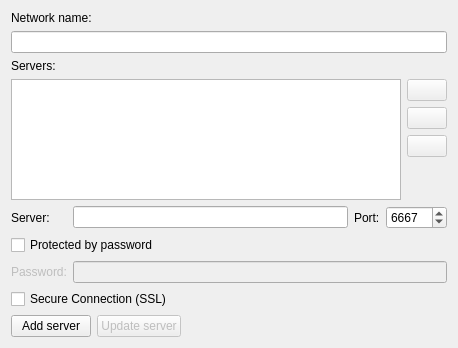
<?xml version="1.0" encoding="UTF-8"?>
<ui version="4.0">
 <class>AddAccountForm</class>
 <widget class="QWidget" name="AddAccountForm">
  <property name="geometry">
   <rect>
    <x>0</x>
    <y>0</y>
    <width>458</width>
    <height>348</height>
   </rect>
  </property>
  <property name="windowTitle">
   <string>AddAccountForm</string>
  </property>
  <layout class="QGridLayout" name="scrollAreaGridLayout">
   <property name="horizontalSpacing">
    <number>0</number>
   </property>
   <property name="margin">
    <number>0</number>
   </property>
   <item row="0" column="0">
    <widget class="QScrollArea" name="scrollArea">
     <property name="frameShape">
      <enum>QFrame::NoFrame</enum>
     </property>
     <property name="widgetResizable">
      <bool>true</bool>
     </property>
     <widget class="QWidget" name="scrollAreaWidgetContents">
      <property name="geometry">
       <rect>
        <x>0</x>
        <y>0</y>
        <width>458</width>
        <height>348</height>
       </rect>
      </property>
      <layout class="QGridLayout" name="gridLayout_3">
       <item row="0" column="0">
        <widget class="QLabel" name="label">
         <property name="text">
          <string>Network name:</string>
         </property>
        </widget>
       </item>
       <item row="1" column="0">
        <widget class="QLineEdit" name="networkEdit"/>
       </item>
       <item row="2" column="0">
        <widget class="QLabel" name="label_3">
         <property name="text">
          <string>Servers:</string>
         </property>
        </widget>
       </item>
       <item row="7" column="0">
        <layout class="QHBoxLayout" name="horizontalLayout">
         <item>
          <widget class="QPushButton" name="addServerButton">
           <property name="text">
            <string>Add server</string>
           </property>
          </widget>
         </item>
         <item>
          <widget class="QPushButton" name="updateServerButton">
           <property name="enabled">
            <bool>false</bool>
           </property>
           <property name="text">
            <string>Update server</string>
           </property>
          </widget>
         </item>
         <item>
          <spacer name="horizontalSpacer">
           <property name="orientation">
            <enum>Qt::Horizontal</enum>
           </property>
           <property name="sizeHint" stdset="0">
            <size>
             <width>40</width>
             <height>20</height>
            </size>
           </property>
          </spacer>
         </item>
        </layout>
       </item>
       <item row="6" column="0">
        <layout class="QGridLayout" name="gridLayout_2">
         <item row="2" column="0">
          <widget class="QLabel" name="passwordLabel">
           <property name="enabled">
            <bool>false</bool>
           </property>
           <property name="text">
            <string>Password:</string>
           </property>
          </widget>
         </item>
         <item row="2" column="1" colspan="3">
          <widget class="QLineEdit" name="passwordEdit">
           <property name="enabled">
            <bool>false</bool>
           </property>
           <property name="echoMode">
            <enum>QLineEdit::Password</enum>
           </property>
          </widget>
         </item>
         <item row="0" column="3">
          <widget class="QSpinBox" name="portBox">
           <property name="minimum">
            <number>1</number>
           </property>
           <property name="maximum">
            <number>65535</number>
           </property>
           <property name="value">
            <number>6667</number>
           </property>
          </widget>
         </item>
         <item row="0" column="2">
          <widget class="QLabel" name="label_5">
           <property name="text">
            <string>Port:</string>
           </property>
          </widget>
         </item>
         <item row="0" column="1">
          <widget class="QLineEdit" name="serverEdit"/>
         </item>
         <item row="0" column="0">
          <widget class="QLabel" name="label_2">
           <property name="text">
            <string>Server:</string>
           </property>
          </widget>
         </item>
         <item row="1" column="0" colspan="4">
          <widget class="QCheckBox" name="protectedByPasswordBox">
           <property name="text">
            <string>Protected by password</string>
           </property>
          </widget>
         </item>
         <item row="3" column="0" colspan="4">
          <widget class="QCheckBox" name="sslBox">
           <property name="text">
            <string>Secure Connection (SSL)</string>
           </property>
          </widget>
         </item>
        </layout>
       </item>
       <item row="3" column="0">
        <layout class="QGridLayout" name="gridLayout">
         <item row="1" column="2">
          <widget class="QPushButton" name="moveUpServerButton">
           <property name="enabled">
            <bool>false</bool>
           </property>
           <property name="text">
            <string/>
           </property>
          </widget>
         </item>
         <item row="0" column="2">
          <widget class="QPushButton" name="removeServerButton">
           <property name="enabled">
            <bool>false</bool>
           </property>
           <property name="text">
            <string/>
           </property>
          </widget>
         </item>
         <item row="2" column="2">
          <widget class="QPushButton" name="moveDownServerButton">
           <property name="enabled">
            <bool>false</bool>
           </property>
           <property name="text">
            <string/>
           </property>
          </widget>
         </item>
         <item row="0" column="1" rowspan="4">
          <widget class="QListWidget" name="serversWidget">
           <property name="editTriggers">
            <set>QAbstractItemView::DoubleClicked|QAbstractItemView::EditKeyPressed|QAbstractItemView::SelectedClicked</set>
           </property>
          </widget>
         </item>
        </layout>
       </item>
      </layout>
     </widget>
    </widget>
   </item>
  </layout>
 </widget>
 <layoutdefault spacing="6" margin="11"/>
 <tabstops>
  <tabstop>networkEdit</tabstop>
  <tabstop>serversWidget</tabstop>
  <tabstop>removeServerButton</tabstop>
  <tabstop>moveUpServerButton</tabstop>
  <tabstop>moveDownServerButton</tabstop>
  <tabstop>serverEdit</tabstop>
  <tabstop>portBox</tabstop>
  <tabstop>protectedByPasswordBox</tabstop>
  <tabstop>passwordEdit</tabstop>
  <tabstop>addServerButton</tabstop>
  <tabstop>updateServerButton</tabstop>
  <tabstop>scrollArea</tabstop>
 </tabstops>
 <resources/>
 <connections/>
</ui>
